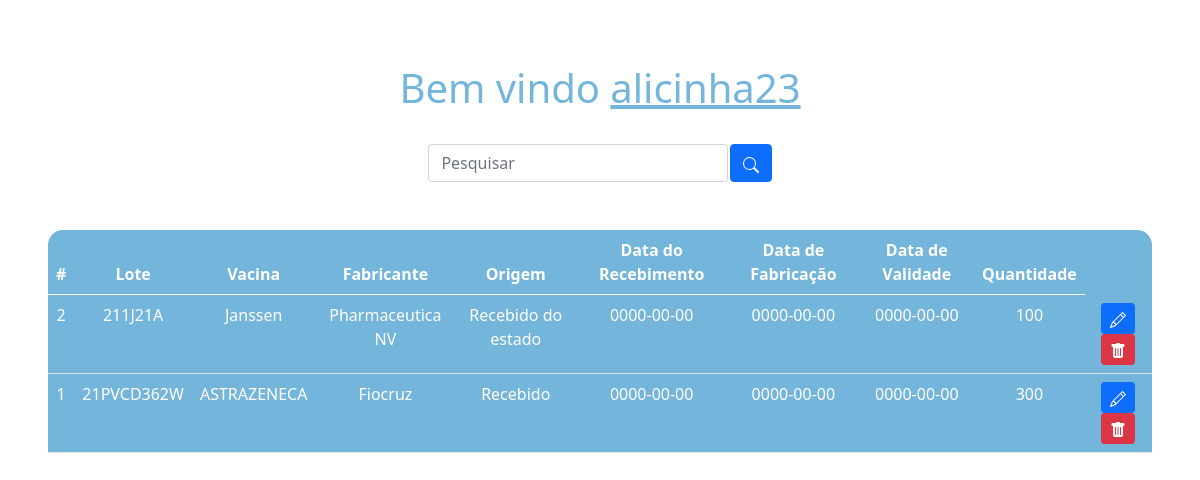
The page /estoque/vacina_estoque.php (signed in) on the database its author committed.
### tables this page shows
CREATE TABLE `vacina_cadastro` (
  `id` int NOT NULL AUTO_INCREMENT,
  `nome_vacina` varchar(100) NOT NULL,
  `fabricante` varchar(100) NOT NULL,
  `quantidade` varchar(100) NOT NULL,
  `lote` varchar(100) NOT NULL,
  `origem` varchar(300) NOT NULL,
  `dt_recebimento` date NOT NULL,
  `dt_fabricacao` date NOT NULL,
  `dt_validade` date NOT NULL,
  PRIMARY KEY (`id`),
  KEY `nome_vacina` (`nome_vacina`)
);

### estoque/vacina_estoque.php (the view, shortened to what this page needs)
<?php
    include_once('config.php');
    $logado = $_SESSION['usuario'];
    if(!empty($_GET['search']))
    {
        $data = $_GET['search'];
        $sql = "SELECT * FROM vacina_cadastro WHERE id LIKE '%$data%' or lote LIKE '%$data%' or ORDER BY id DESC";
    }
    else
    {
        $sql = "SELECT * FROM vacina_cadastro ORDER BY id DESC";
    }
    $result = $conexao->query($sql);
?>
<!DOCTYPE html>
<html lang="en">
<head>
    <link href="https://cdn.jsdelivr.net/npm/bootstrap@5.0.2/dist/css/bootstrap.min.css" rel="stylesheet">
</head>
<body>
        <div class="container-fluid">
            <button class="navbar-toggler" type="button" data-bs-toggle="collapse" data-bs-target="#navbarNav" aria-controls="navbarNav" aria-expanded="false" aria-label="Toggle navigation">
                <span class="navbar-toggler-icon"></span>
            </button>
        </div>
    <br>
    <?php
        echo "<h1>Bem vindo <u>$logado</u></h1>";
    ?>
    <br>
    <div class="box-search">
        <input type="search" class="form-control w-25" placeholder="Pesquisar" id="pesquisar">
        <button onclick="searchData()" class="btn btn-primary">
        </button>
    </div>
    <div class="m-5">
        <table class="table text-white table-bg">
            <thead>
                <tr>
                    <th scope="col">#</th>
                    <th scope="col">Lote</th>
                    <th scope="col">Vacina</th>
                    <th scope="col">Fabricante</th>
                    <th scope="col">Origem</th>
                    <th scope="col">Data do Recebimento</th>
                    <th scope="col">Data de Fabricação</th>
                    <th scope="col">Data de Validade</th>
                    <th scope="col">Quantidade</th>
                </tr>
            </thead>
            <tbody>
                <?php
                    while($user_data = mysqli_fetch_assoc($result)) {
                        echo "<td>".$user_data['id']."</td>";
                        echo "<td>".$user_data['lote']."</td>";
                        echo "<td>".$user_data['nome_vacina']."</td>";
                        echo "<td>".$user_data['fabricante']."</td>";
                        echo "<td>".$user_data['origem']."</td>";
                        echo "<td>".$user_data['dt_recebimento']."</td>";
                        echo "<td>".$user_data['dt_fabricacao']."</td>";
                        echo "<td>".$user_data['dt_validade']."</td>";
                        echo "<td>".$user_data['quantidade']."</td>";
                        echo "<td>
                        <a class='btn btn-sm btn-primary' href='/posto/acoes/edit_vacinas.php?id=$user_data[id]' title='Editar'>
                            <svg xmlns='http://www.w3.org/2000/svg' width='16' height='16' fill='currentColor' class='bi bi-pencil' viewBox='0 0 16 16'>
                                <path d='M12.146.146a.5.5 0 0 1 .708 0l3 3a.5.5 0 0 1 0 .708l-10 10a.5.5 0 0 1-.168.11l-5 2a.5.5 0 0 1-.65-.65l2-5a.5.5 0 0 1 .11-.168l10-10zM11.207 2.5 13.5 4.793 14.793 3.5 12.5 1.207 11.207 2.5zm1.586 3L10.5 3.207 4 9.707V10h.5a.5.5 0 0 1 .5.5v.5h.5a.5.5 0 0 1 .5.5v.5h.293l6.5-6.5zm-9.761 5.175-.106.106-1.528 3.821 3.821-1.528.106-.106A.5.5 0 0 1 5 12.5V12h-.5a.5.5 0 0 1-.5-.5V11h-.5a.5.5 0 0 1-.468-.325z'/>
                            </svg>
                            </a>
                            <a class='btn btn-sm btn-danger' href='delete.php?id=$user_data[id]' title='Deletar'>
                                <svg xmlns='http://www.w3.org/2000/svg' width='16' height='16' fill='currentColor' class='bi bi-trash-fill' viewBox='0 0 16 16'>
                                    <path d='M2.5 1a1 1 0 0 0-1 1v1a1 1 0 0 0 1 1H3v9a2 2 0 0 0 2 2h6a2 2 0 0 0 2-2V4h.5a1 1 0 0 0 1-1V2a1 1 0 0 0-1-1H10a1 1 0 0 0-1-1H7a1 1 0 0 0-1 1H2.5zm3 4a.5.5 0 0 1 .5.5v7a.5.5 0 0 1-1 0v-7a.5.5 0 0 1 .5-.5zM8 5a.5.5 0 0 1 .5.5v7a.5.5 0 0 1-1 0v-7A.5.5 0 0 1 8 5zm3 .5v7a.5.5 0 0 1-1 0v-7a.5.5 0 0 1 1 0z'/>
                                </svg>
                            </a>
                            </td>";
                    }
                    ?>
            </tbody>
        </table>
    </div>
</body>
</html>

### estoque/vacina_estoque.php (style rules this page uses)
body { background-size: cover; color: white; text-align: center; }
.table-bg { background: #74B5DB; border-radius: 15px 15px 0 0; }
.box-search { display: flex; justify-content: center; gap: .1%; }
h1 { color: #74B5DB; }

### rows shown on the page
vacina_cadastro: id "2", lote "211J21A", nome_vacina "Janssen", fabricante "Pharmaceutica NV", origem "Recebido do estado", dt_recebimento "0000-00-00", dt_fabricacao "0000-00-00", dt_validade "0000-00-00", quantidade "100"
vacina_cadastro: id "1", lote "21PVCD362W", nome_vacina "ASTRAZENECA", fabricante "Fiocruz", origem "Recebido", dt_recebimento "0000-00-00", dt_fabricacao "0000-00-00", dt_validade "0000-00-00", quantidade "300"

### other values the page prints
$logado "alicinha23"
